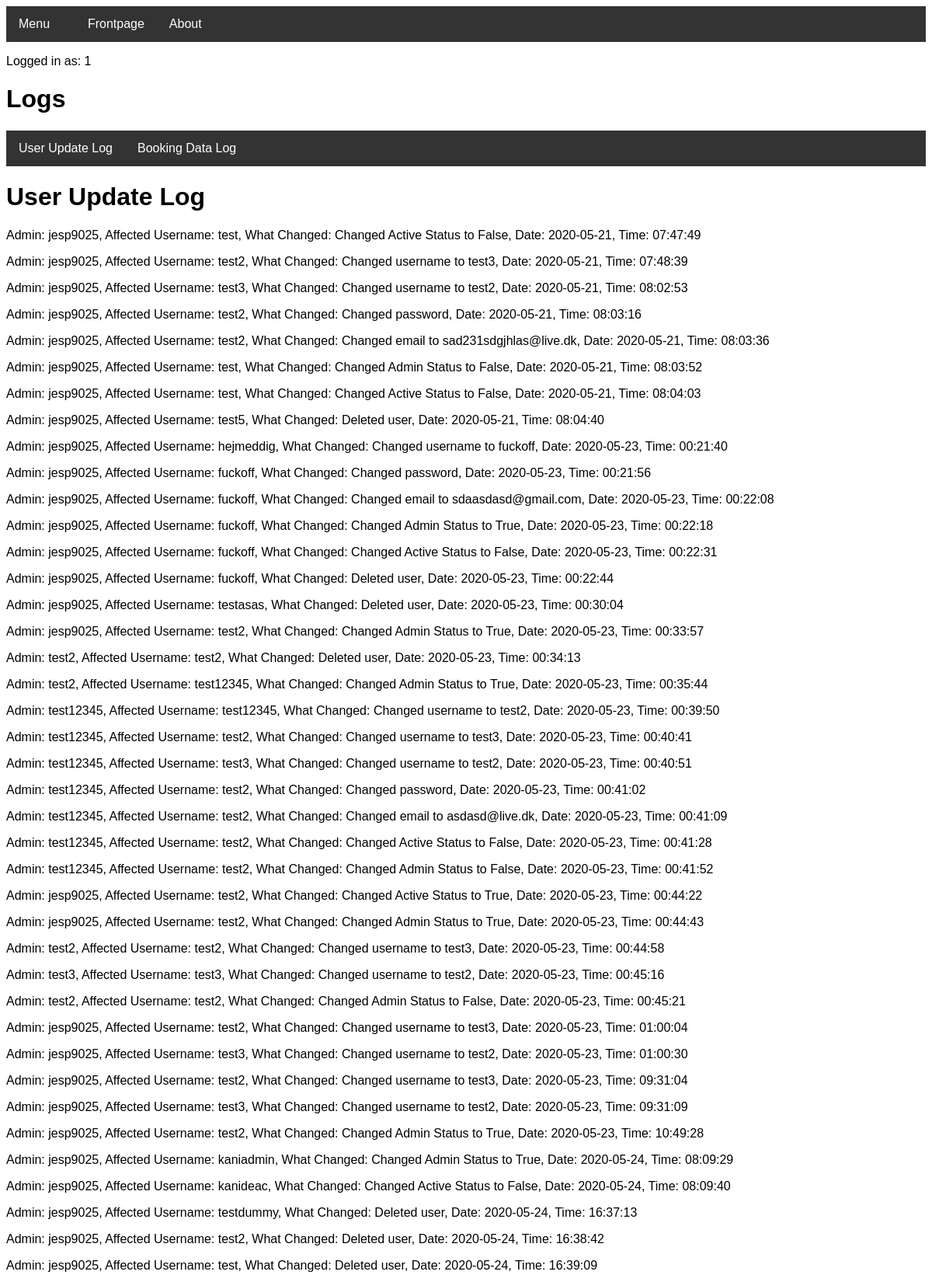
The page /userdatalog (signed in, upper part) on the database its author committed.
### tables this page shows
CREATE TABLE UpdateUserData (updateuserdata_admin STRING, updateuserdata_affected_user STRING, updateuserdata_what_changed STRING, updateuserdata_date DATE, updateuserdata_time TIME);

### routes.py (the view)
@app.route("/userdatalog")
def userdatalog():
    if "name" not in session:
        return redirect(url_for("login"))
    if user.checkIfAdmin(session['name']) == False:
        return redirect(url_for("denied"))
    lst = updateUserData.readUserDataLog()
    return render_template("userdatalog.html", data=lst, username=session['name'])

### Project.py (called while the page is built)
    def checkIfAdmin(self, username):
        try:
            c = self.conn.cursor()
            c.execute("SELECT user_is_admin FROM User WHERE user_username = '{}'".format(username))
            lst = c.fetchall()
            toList = functools.reduce(operator.add, (lst))
            for item in toList:
                if item == "True":
                    return True
            return False
        except TypeError:
            pass

    def readUserDataLog(self):
        try:
            c = self.conn.cursor()
            c.execute("SELECT 'Admin:', updateuserdata_admin, 'Affected Username:', updateuserdata_affected_user, 'What Changed:', updateuserdata_what_changed, 'Date:', updateuserdata_date, 'Time:', updateuserdata_time FROM UpdateUserData")
            lst = c.fetchall()
            c.close
            return lst
        except sqlite3.Error as e:
            return "An error occurred:", e.args[0]

### templates/userdatalog.html (shortened to what this page needs)
<!DOCTYPE html>
<head>
<link rel="stylesheet" href="../static/theme.css">
<link rel="stylesheet" type="text/css" href="../static/barstyle.css" title="style"/>
<link rel="stylesheet" type="text/css" href="../static/errorstyle.css" title="style"/>
</head>
<body>
<div class="navbar">
  <div class="dropdown">
    <button class="dropbtn">Menu
      <i class="fa fa-caret-down"></i>
    </button>
  </div>
  <a href="welcome">Frontpage</a>
  <a href="about">About</a>
</div>
</body>
<p>Logged in as: {{ username }}</p>
<h1>Logs</h1>
<div class="container">
    <div class="navbar">
        <a href="userdatalog">User Update Log</a>
        <a href="bookingdatalog">Booking Data Log</a>
    </div>
    <h1>User Update Log</h1>
</div>
<body>
    {%for value in data%}
     <p>{{value | replace("(", "") | replace(")", "") | replace(":", "=") | replace("'", "") | replace("=,", ":") | replace("=", ":")}}</p>
    {%endfor%}
   </body>

### static/barstyle.css (style rules this page uses)
body { font-family: Arial, Helvetica, sans-serif; }
.navbar { overflow: hidden; background-color: #333; }
.navbar a { float: left; font-size: 16px; color: white; text-align: center; padding: 14px 16px; text-decoration: none; }
.dropdown { float: left; overflow: hidden; }
.dropdown .dropbtn { font-size: 16px; border: none; outline: none; color: white; padding: 14px 16px; background-color: inherit; font-family: inherit; margin: 0; }

### rows shown on the page
UpdateUserData: value "Admin: jesp9025, Affected Username: test, What Changed: Changed Active Status to False, Date: 2020-05-21, Time: 07:47:49"
UpdateUserData: value "Admin: jesp9025, Affected Username: test2, What Changed: Changed username to test3, Date: 2020-05-21, Time: 07:48:39"
UpdateUserData: value "Admin: jesp9025, Affected Username: test3, What Changed: Changed username to test2, Date: 2020-05-21, Time: 08:02:53"
UpdateUserData: value "Admin: jesp9025, Affected Username: test2, What Changed: Changed password, Date: 2020-05-21, Time: 08:03:16"
UpdateUserData: value "Admin: jesp9025, Affected Username: test2, What Changed: Changed email to sad231sdgjhlas@live.dk, Date: 2020-05-21, Time: 08:03:36"
UpdateUserData: value "Admin: jesp9025, Affected Username: test, What Changed: Changed Admin Status to False, Date: 2020-05-21, Time: 08:03:52"
UpdateUserData: value "Admin: jesp9025, Affected Username: test, What Changed: Changed Active Status to False, Date: 2020-05-21, Time: 08:04:03"
UpdateUserData: value "Admin: jesp9025, Affected Username: test5, What Changed: Deleted user, Date: 2020-05-21, Time: 08:04:40"
UpdateUserData: value "Admin: jesp9025, Affected Username: hejmeddig, What Changed: Changed username to fuckoff, Date: 2020-05-23, Time: 00:21:40"
UpdateUserData: value "Admin: jesp9025, Affected Username: fuckoff, What Changed: Changed password, Date: 2020-05-23, Time: 00:21:56"
UpdateUserData: value "Admin: jesp9025, Affected Username: fuckoff, What Changed: Changed email to sdaasdasd@gmail.com, Date: 2020-05-23, Time: 00:22:08"
UpdateUserData: value "Admin: jesp9025, Affected Username: fuckoff, What Changed: Changed Admin Status to True, Date: 2020-05-23, Time: 00:22:18"
UpdateUserData: value "Admin: jesp9025, Affected Username: fuckoff, What Changed: Changed Active Status to False, Date: 2020-05-23, Time: 00:22:31"
UpdateUserData: value "Admin: jesp9025, Affected Username: fuckoff, What Changed: Deleted user, Date: 2020-05-23, Time: 00:22:44"
UpdateUserData: value "Admin: jesp9025, Affected Username: testasas, What Changed: Deleted user, Date: 2020-05-23, Time: 00:30:04"
UpdateUserData: value "Admin: jesp9025, Affected Username: test2, What Changed: Changed Admin Status to True, Date: 2020-05-23, Time: 00:33:57"
UpdateUserData: value "Admin: test2, Affected Username: test2, What Changed: Deleted user, Date: 2020-05-23, Time: 00:34:13"
UpdateUserData: value "Admin: test2, Affected Username: test12345, What Changed: Changed Admin Status to True, Date: 2020-05-23, Time: 00:35:44"
UpdateUserData: value "Admin: test12345, Affected Username: test12345, What Changed: Changed username to test2, Date: 2020-05-23, Time: 00:39:50"
UpdateUserData: value "Admin: test12345, Affected Username: test2, What Changed: Changed username to test3, Date: 2020-05-23, Time: 00:40:41"
UpdateUserData: value "Admin: test12345, Affected Username: test3, What Changed: Changed username to test2, Date: 2020-05-23, Time: 00:40:51"
UpdateUserData: value "Admin: test12345, Affected Username: test2, What Changed: Changed password, Date: 2020-05-23, Time: 00:41:02"
UpdateUserData: value "Admin: test12345, Affected Username: test2, What Changed: Changed email to asdasd@live.dk, Date: 2020-05-23, Time: 00:41:09"
UpdateUserData: value "Admin: test12345, Affected Username: test2, What Changed: Changed Active Status to False, Date: 2020-05-23, Time: 00:41:28"
UpdateUserData: value "Admin: test12345, Affected Username: test2, What Changed: Changed Admin Status to False, Date: 2020-05-23, Time: 00:41:52"
UpdateUserData: value "Admin: jesp9025, Affected Username: test2, What Changed: Changed Active Status to True, Date: 2020-05-23, Time: 00:44:22"
UpdateUserData: value "Admin: jesp9025, Affected Username: test2, What Changed: Changed Admin Status to True, Date: 2020-05-23, Time: 00:44:43"
UpdateUserData: value "Admin: test2, Affected Username: test2, What Changed: Changed username to test3, Date: 2020-05-23, Time: 00:44:58"
UpdateUserData: value "Admin: test3, Affected Username: test3, What Changed: Changed username to test2, Date: 2020-05-23, Time: 00:45:16"
UpdateUserData: value "Admin: test2, Affected Username: test2, What Changed: Changed Admin Status to False, Date: 2020-05-23, Time: 00:45:21"
UpdateUserData: value "Admin: jesp9025, Affected Username: test2, What Changed: Changed username to test3, Date: 2020-05-23, Time: 01:00:04"
UpdateUserData: value "Admin: jesp9025, Affected Username: test3, What Changed: Changed username to test2, Date: 2020-05-23, Time: 01:00:30"
UpdateUserData: value "Admin: jesp9025, Affected Username: test2, What Changed: Changed username to test3, Date: 2020-05-23, Time: 09:31:04"
UpdateUserData: value "Admin: jesp9025, Affected Username: test3, What Changed: Changed username to test2, Date: 2020-05-23, Time: 09:31:09"
UpdateUserData: value "Admin: jesp9025, Affected Username: test2, What Changed: Changed Admin Status to True, Date: 2020-05-23, Time: 10:49:28"
UpdateUserData: value "Admin: jesp9025, Affected Username: kaniadmin, What Changed: Changed Admin Status to True, Date: 2020-05-24, Time: 08:09:29"
UpdateUserData: value "Admin: jesp9025, Affected Username: kanideac, What Changed: Changed Active Status to False, Date: 2020-05-24, Time: 08:09:40"
UpdateUserData: value "Admin: jesp9025, Affected Username: testdummy, What Changed: Deleted user, Date: 2020-05-24, Time: 16:37:13"
UpdateUserData: value "Admin: jesp9025, Affected Username: test2, What Changed: Deleted user, Date: 2020-05-24, Time: 16:38:42"
UpdateUserData: value "Admin: jesp9025, Affected Username: test, What Changed: Deleted user, Date: 2020-05-24, Time: 16:39:09"

### other values the page prints
{{ username }} "1"
